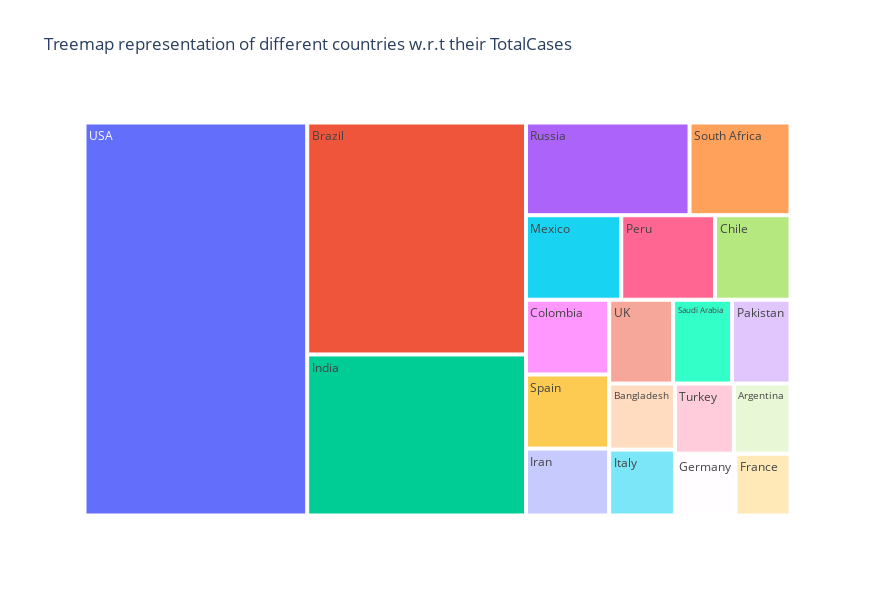
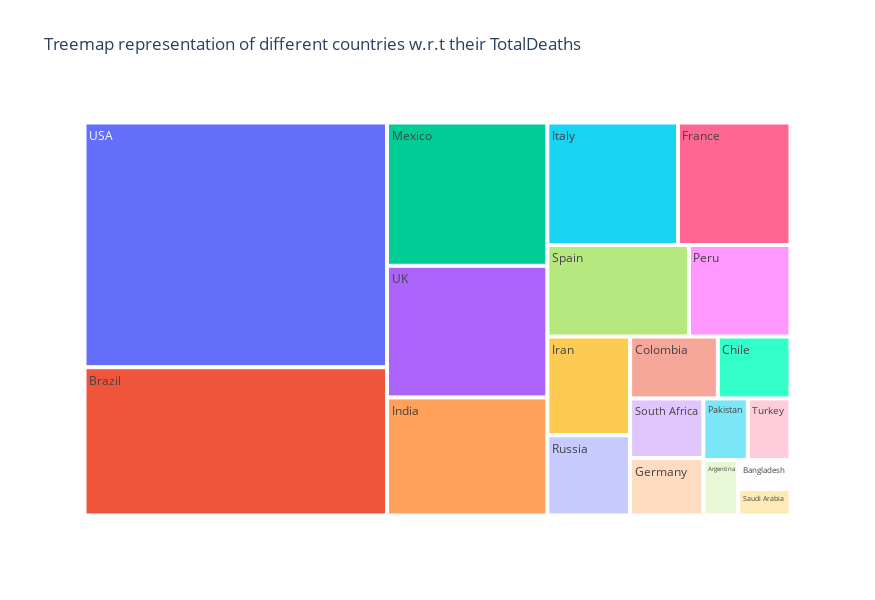
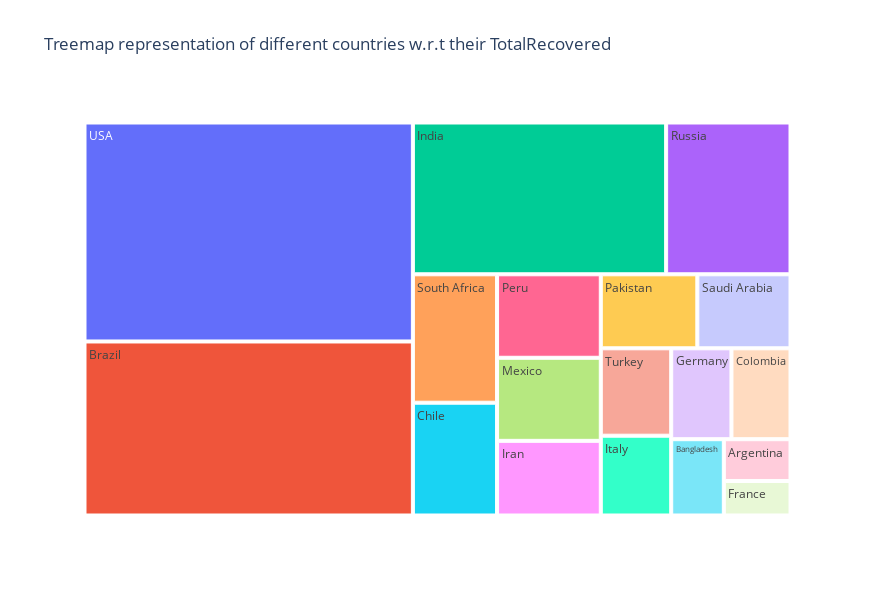
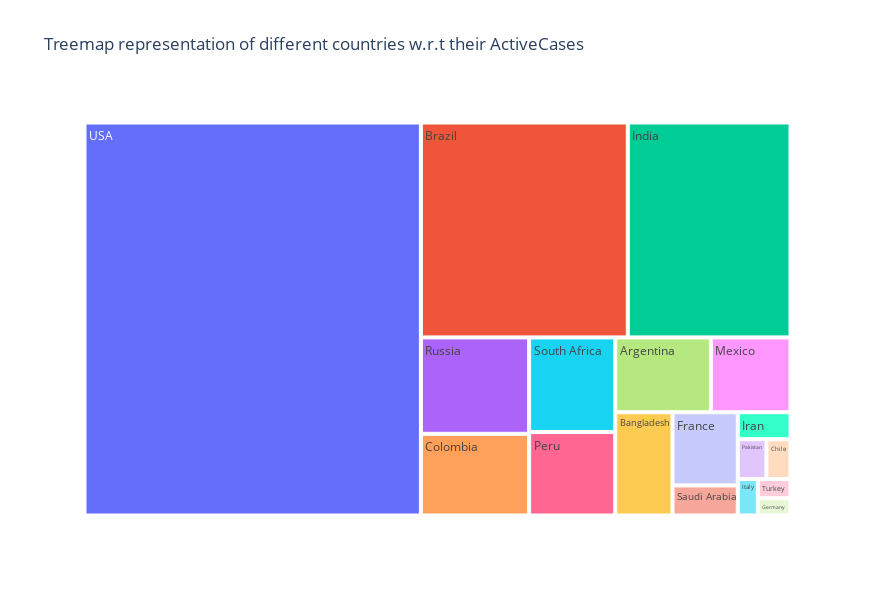

Notebook code cell kept with these figures, in order:
### Code cell
columns = ['TotalCases', 'TotalDeaths', 'TotalRecovered', 'ActiveCases']
for i in columns:
    fig = px.treemap(data_frame=world_data.iloc[:20], values=i, path=['Country/Region'],
                     title =f'Treemap representation of different countries w.r.t their {i}', 
                     width=875,
                     height=600)
    fig.show()

### Figure 1 — Plotly figure (JSON) as saved in the notebook; plotly's stock layout.template omitted (floating-point values rounded to 4 significant figures)
{"data": [{"branchvalues": "total", "domain": {"x": [0, 1], "y": [0, 1]}, "hovertemplate": "labels=%{label}<br>TotalCases=%{value}<br>parent=%{parent}<br>id=%{id}<extra></extra>", "ids": ["Argentina", "Bangladesh", "Brazil", "Chile", "Colombia", "France", "Germany", "India", "Iran", "Italy", "Mexico", "Pakistan", "Peru", "Russia", "Saudi Arabia", "South Africa", "Spain", "Turkey", "UK", "USA"], "labels": ["Argentina", "Bangladesh", "Brazil", "Chile", "Colombia", "France", "Germany", "India", "Iran", "Italy", "Mexico", "Pakistan", "Peru", "Russia", "Saudi Arabia", "South Africa", "Spain", "Turkey", "UK", "USA"], "name": "", "parents": ["", "", "", "", "", "", "", "", "", "", "", "", "", "", "", "", "", "", "", ""], "type": "treemap", "values": [228195, 249651, 2917562, 366671, 357710, 195633, 215210, 2025409, 320117, 249204, 462690, 281863, 455409, 871894, 284226, 538184, 354530, 237265, 308134, 5032179]}], "layout": {"height": 600, "legend": {"tracegroupgap": 0}, "title": {"text": "Treemap representation of different countries w.r.t their TotalCases"}, "width": 875}}

### Figure 2 — Plotly figure (JSON) as saved in the notebook; plotly's stock layout.template omitted (floating-point values rounded to 4 significant figures)
{"data": [{"branchvalues": "total", "domain": {"x": [0, 1], "y": [0, 1]}, "hovertemplate": "labels=%{label}<br>TotalDeaths=%{value}<br>parent=%{parent}<br>id=%{id}<extra></extra>", "ids": ["Argentina", "Bangladesh", "Brazil", "Chile", "Colombia", "France", "Germany", "India", "Iran", "Italy", "Mexico", "Pakistan", "Peru", "Russia", "Saudi Arabia", "South Africa", "Spain", "Turkey", "UK", "USA"], "labels": ["Argentina", "Bangladesh", "Brazil", "Chile", "Colombia", "France", "Germany", "India", "Iran", "Italy", "Mexico", "Pakistan", "Peru", "Russia", "Saudi Arabia", "South Africa", "Spain", "Turkey", "UK", "USA"], "name": "", "parents": ["", "", "", "", "", "", "", "", "", "", "", "", "", "", "", "", "", "", "", ""], "type": "treemap", "values": [4251, 3306, 98644, 9889, 11939, 30312, 9252, 41638, 17976, 35187, 50517, 6035, 20424, 14606, 3055, 9604, 28500, 5798, 46413, 162804]}], "layout": {"height": 600, "legend": {"tracegroupgap": 0}, "title": {"text": "Treemap representation of different countries w.r.t their TotalDeaths"}, "width": 875}}

### Figure 3 — Plotly figure (JSON) as saved in the notebook; plotly's stock layout.template omitted (floating-point values rounded to 4 significant figures)
{"data": [{"branchvalues": "total", "domain": {"x": [0, 1], "y": [0, 1]}, "hovertemplate": "labels=%{label}<br>TotalRecovered=%{value}<br>parent=%{parent}<br>id=%{id}<extra></extra>", "ids": ["Argentina", "Bangladesh", "Brazil", "Chile", "Colombia", "France", "Germany", "India", "Iran", "Italy", "Mexico", "Pakistan", "Peru", "Russia", "Saudi Arabia", "South Africa", "Spain", "Turkey", "UK", "USA"], "labels": ["Argentina", "Bangladesh", "Brazil", "Chile", "Colombia", "France", "Germany", "India", "Iran", "Italy", "Mexico", "Pakistan", "Peru", "Russia", "Saudi Arabia", "South Africa", "Spain", "Turkey", "UK", "USA"], "name": "", "parents": ["", "", "", "", "", "", "", "", "", "", "", "", "", "", "", "", "", "", "", ""], "type": "treemap", "values": [99852, 143824, 2047660, 340168, 192355, 82460, 196200, 1377384, 277463, 201323, 308848, 256058, 310337, 676357, 247089, 387316, 0, 220546, 0, 2576668]}], "layout": {"height": 600, "legend": {"tracegroupgap": 0}, "title": {"text": "Treemap representation of different countries w.r.t their TotalRecovered"}, "width": 875}}

### Figure 4 — Plotly figure (JSON) as saved in the notebook; plotly's stock layout.template omitted (floating-point values rounded to 4 significant figures)
{"data": [{"branchvalues": "total", "domain": {"x": [0, 1], "y": [0, 1]}, "hovertemplate": "labels=%{label}<br>ActiveCases=%{value}<br>parent=%{parent}<br>id=%{id}<extra></extra>", "ids": ["Argentina", "Bangladesh", "Brazil", "Chile", "Colombia", "France", "Germany", "India", "Iran", "Italy", "Mexico", "Pakistan", "Peru", "Russia", "Saudi Arabia", "South Africa", "Spain", "Turkey", "UK", "USA"], "labels": ["Argentina", "Bangladesh", "Brazil", "Chile", "Colombia", "France", "Germany", "India", "Iran", "Italy", "Mexico", "Pakistan", "Peru", "Russia", "Saudi Arabia", "South Africa", "Spain", "Turkey", "UK", "USA"], "name": "", "parents": ["", "", "", "", "", "", "", "", "", "", "", "", "", "", "", "", "", "", "", ""], "type": "treemap", "values": [124092, 102521, 771258, 16614, 153416, 82861, 9758, 606387, 24678, 12694, 103325, 19770, 124648, 180931, 34082, 141264, 0, 10921, 0, 2292707]}], "layout": {"height": 600, "legend": {"tracegroupgap": 0}, "title": {"text": "Treemap representation of different countries w.r.t their ActiveCases"}, "width": 875}}
